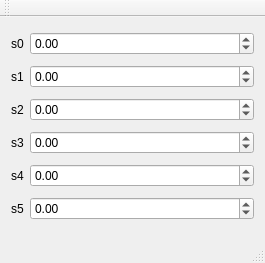
<?xml version="1.0" encoding="UTF-8"?>
<ui version="4.0">
 <class>MainWindow</class>
 <widget class="QMainWindow" name="MainWindow">
  <property name="geometry">
   <rect>
    <x>0</x>
    <y>0</y>
    <width>265</width>
    <height>263</height>
   </rect>
  </property>
  <property name="windowTitle">
   <string>MainWindow</string>
  </property>
  <widget class="QWidget" name="centralWidget">
   <layout class="QGridLayout" name="gridLayout">
    <item row="0" column="0">
     <widget class="QLabel" name="speedlabel">
      <property name="text">
       <string>s0</string>
      </property>
     </widget>
    </item>
    <item row="0" column="1">
     <widget class="QDoubleSpinBox" name="doubleSpinBox0">
      <property name="sizePolicy">
       <sizepolicy hsizetype="MinimumExpanding" vsizetype="Fixed">
        <horstretch>0</horstretch>
        <verstretch>0</verstretch>
       </sizepolicy>
      </property>
      <property name="minimum">
       <double>-99.000000000000000</double>
      </property>
      <property name="singleStep">
       <double>0.500000000000000</double>
      </property>
     </widget>
    </item>
    <item row="1" column="0">
     <widget class="QLabel" name="label">
      <property name="text">
       <string>s1</string>
      </property>
     </widget>
    </item>
    <item row="1" column="1">
     <widget class="QDoubleSpinBox" name="doubleSpinBox1">
      <property name="sizePolicy">
       <sizepolicy hsizetype="MinimumExpanding" vsizetype="Fixed">
        <horstretch>0</horstretch>
        <verstretch>0</verstretch>
       </sizepolicy>
      </property>
      <property name="minimum">
       <double>-99.000000000000000</double>
      </property>
      <property name="singleStep">
       <double>0.500000000000000</double>
      </property>
     </widget>
    </item>
    <item row="2" column="0">
     <widget class="QLabel" name="label_2">
      <property name="text">
       <string>s2</string>
      </property>
     </widget>
    </item>
    <item row="2" column="1">
     <widget class="QDoubleSpinBox" name="doubleSpinBox2">
      <property name="sizePolicy">
       <sizepolicy hsizetype="MinimumExpanding" vsizetype="Fixed">
        <horstretch>0</horstretch>
        <verstretch>0</verstretch>
       </sizepolicy>
      </property>
      <property name="minimum">
       <double>-99.000000000000000</double>
      </property>
      <property name="singleStep">
       <double>0.500000000000000</double>
      </property>
     </widget>
    </item>
    <item row="3" column="0">
     <widget class="QLabel" name="label_3">
      <property name="text">
       <string>s3</string>
      </property>
     </widget>
    </item>
    <item row="3" column="1">
     <widget class="QDoubleSpinBox" name="doubleSpinBox3">
      <property name="sizePolicy">
       <sizepolicy hsizetype="MinimumExpanding" vsizetype="Fixed">
        <horstretch>0</horstretch>
        <verstretch>0</verstretch>
       </sizepolicy>
      </property>
      <property name="minimum">
       <double>-99.000000000000000</double>
      </property>
      <property name="singleStep">
       <double>0.500000000000000</double>
      </property>
     </widget>
    </item>
    <item row="4" column="0">
     <widget class="QLabel" name="label_4">
      <property name="text">
       <string>s4</string>
      </property>
     </widget>
    </item>
    <item row="4" column="1">
     <widget class="QDoubleSpinBox" name="doubleSpinBox4">
      <property name="sizePolicy">
       <sizepolicy hsizetype="MinimumExpanding" vsizetype="Fixed">
        <horstretch>0</horstretch>
        <verstretch>0</verstretch>
       </sizepolicy>
      </property>
      <property name="minimum">
       <double>-99.000000000000000</double>
      </property>
      <property name="singleStep">
       <double>0.500000000000000</double>
      </property>
     </widget>
    </item>
    <item row="5" column="0">
     <widget class="QLabel" name="label_5">
      <property name="text">
       <string>s5</string>
      </property>
     </widget>
    </item>
    <item row="5" column="1">
     <widget class="QDoubleSpinBox" name="doubleSpinBox5">
      <property name="sizePolicy">
       <sizepolicy hsizetype="MinimumExpanding" vsizetype="Fixed">
        <horstretch>0</horstretch>
        <verstretch>0</verstretch>
       </sizepolicy>
      </property>
      <property name="minimum">
       <double>-99.000000000000000</double>
      </property>
      <property name="singleStep">
       <double>0.500000000000000</double>
      </property>
     </widget>
    </item>
   </layout>
  </widget>
  <widget class="QMenuBar" name="menuBar">
   <property name="geometry">
    <rect>
     <x>0</x>
     <y>0</y>
     <width>265</width>
     <height>25</height>
    </rect>
   </property>
  </widget>
  <widget class="QToolBar" name="mainToolBar">
   <attribute name="toolBarArea">
    <enum>TopToolBarArea</enum>
   </attribute>
   <attribute name="toolBarBreak">
    <bool>false</bool>
   </attribute>
  </widget>
  <widget class="QStatusBar" name="statusBar"/>
 </widget>
 <layoutdefault spacing="6" margin="11"/>
 <resources/>
 <connections/>
</ui>
